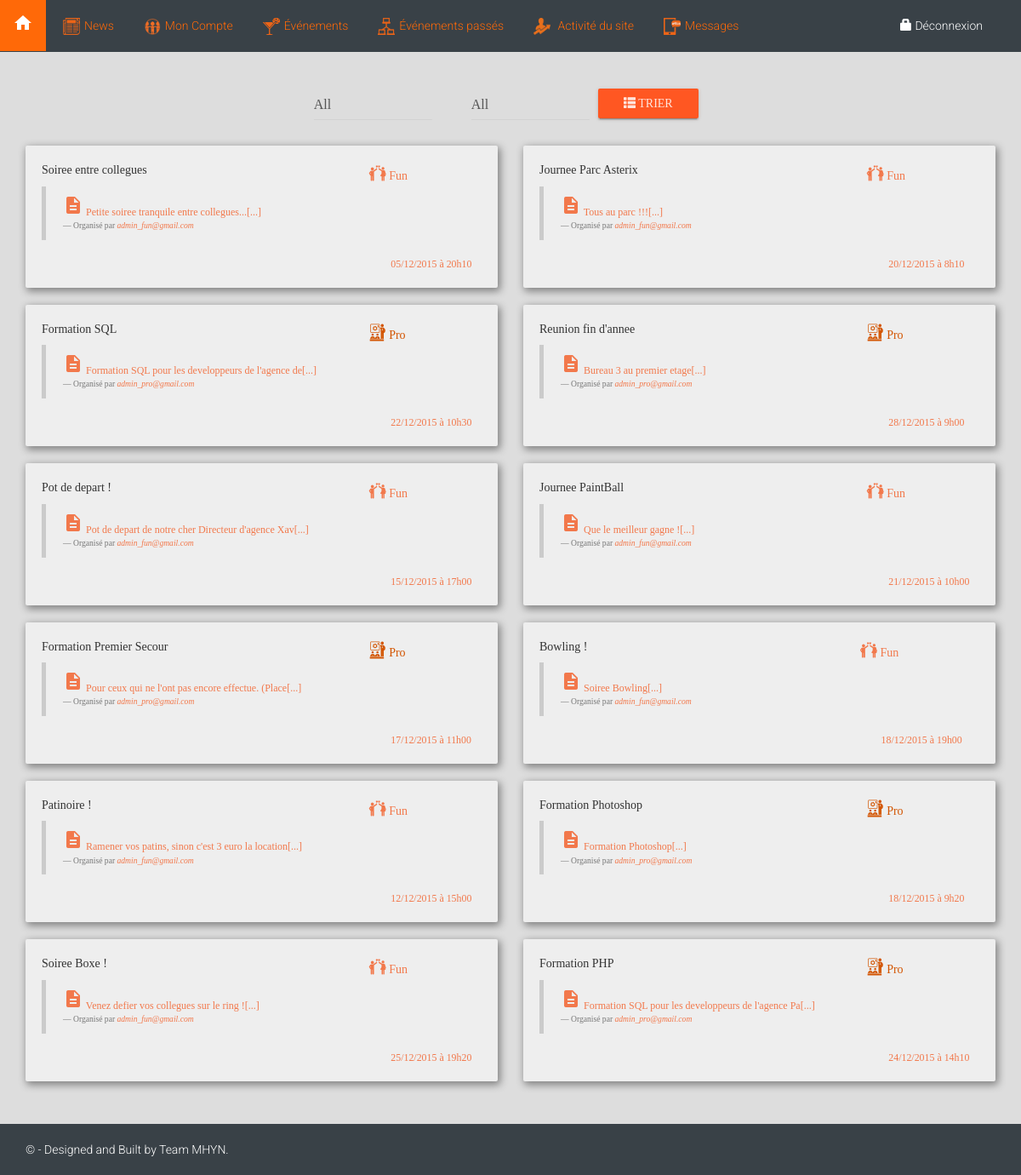
/includes/archives.php (signed in), run on the app's committed database.
### tables this page shows
CREATE TABLE evenement
(
	id INT UNSIGNED NOT NULL AUTO_INCREMENT PRIMARY KEY,
	titre VARCHAR(255) NOT NULL,
	date_evenement date NOT NULL,
	heure_evenement VARCHAR(5) NOT NULL,
	lieu VARCHAR(255) NOT NULL, 
	agence VARCHAR(50) NOT NULL,
	descriptif TEXT,
	nombre_place INT,
	nombre_participant INT DEFAULT 0,
	url TEXT,
	image VARCHAR(255),
	categorie INT DEFAULT 0,
	visio_conference INT DEFAULT 0,
	email_contact VARCHAR(255),
    id_createur INT UNSIGNED NOT NULL,
	payant INT DEFAULT 0,
	prix INT,
	date_creation DATETIME,
	date_modification DATETIME
);

### includes/archives.php (the view, shortened to what this page needs)
<html>
<?php require_once('headrecur.php'); ?>
<body style="background-color: #394147;">
  <?php require_once('headerrecur.php'); ?>
  <?php
  $req_event = $bdd->query('SELECT * FROM evenement WHERE date_evenement < Now()');
 ?>
 <div class="container-fluid" id="panneladmin" style="min-height: 86vh;">
   <div class="container-fluid col-md-6 col-md-offset-3">
    <form  method="GET" action="" name="events" class="form-horizontal">
      <div class="col-md-3 col-md-offset-1">
        <select value="Region" name="select1" id="select111" class="form-control">
          <option value="Tous">All</option>
        </select>
      </div>
      <div class="col-md-3 col-md-offset-1">
        <select name="select2" class="form-control" id="select111">
          <option name="all" value="Tous">All</option>
        </select>
    </div>
    <div class="col-md-3" style="text-align:center;">
      <button type="submit" style="" value="Afficher" class="form-group btn btn-raised btn-warning"><span class="glyphicon glyphicon-th-list" aria-hidden="true"></span> Trier</button>
    </div>
  </form>
</div>
<div class="container col-md-12" style="margin-top:15px; margin-bottom:15px">
  <div class="row">
    <?php
    while ($event = $req_event->fetch())
    {
      $date = new DateTime($event['date_evenement']);
      echo '<div class="col-md-6 foo">
      <form method="GET" action="page_event.php" class="form-horizontal" style="margin: 0;">
      <div class="well" id="clayevent" style="box-shadow: 2px 3px 10px 1px grey;">
      <div class="row">';
      echo '<button style="text-align:left; margin: 0; padding: 0;border: none; background-color: transparent;text-decoration: none; color: inherit; outline: none;" type="submit" name="id" value="'.$event['id'].'">';
      echo '<div class="col-md-8">' .utf8_encode($event['titre']). '</div>';
      if ($event['categorie'] == 1)
        echo '<div class="col-md-4" style="color: #F2784B;"><i class="flaticon-celebrating"></i> Fun</div>';
      else if ($event['categorie'] == 0)
        echo '<div class="col-md-4" style="color: #D35400;"><span class="flaticon-business112"></span> Pro</div>';
      echo '<div class="col-md-12" style="color: #F2784B;"><blockquote style="font-size: 12px"><i class="material-icons">&#xE873;</i> '. substr(utf8_encode($event['descriptif']), 0, 50) .'[...]<small>Organisé par <cite title="Source Title" style="color: #F2784B;">'. $event['email_contact'] .'</cite></small></blockquote></div>';
      echo '<div class="col-md-3 col-md-offset-9"><small style="font-family: gotham; color: #F2784B">'.$date->format('d/m/Y') . ' à '. $event['heure_evenement'] .'</small></div>';
      echo '</div>
      </div>
      </button>
      </form>
      </div>';
    } ?>
  </div>
</div>
</div>
<?php require_once('footerrecur.php'); ?>
</body>
</html>

### includes/headrecur.php (shortened to what this page needs)
<head>
	<link rel="stylesheet" href="../css/style.css">
	<link rel="stylesheet" href="../css/calend.css">
	<link rel="stylesheet" href="../css/bootstrap.css">
	<link rel="stylesheet" href="../fonts/flaticon.css">
	<link rel="stylesheet" href="../css/ripples.css">
	<link rel="stylesheet" href="../css/snackbar.css">
	<link rel="stylesheet" href="../css/bootstrap-material-design.css">
	<link rel="stylesheet" href="../css/hover.css">
	<link rel="stylesheet" href="https://maxcdn.bootstrapcdn.com/font-awesome/4.5.0/css/font-awesome.min.css">
</head>

### includes/headerrecur.php (shortened to what this page needs)
 <header>
   <div class="navbar navbar-material-light-blue-300" id="navbar" style="margin: 0; border:none">
    <div class="container-fluid">
     <div class="navbar-header">
     <a class="navbar-brand" id="bar" href="http://www.extia.fr/"><i class="material-icons">&#xE88A;</i></a>
   </div>
   <div class="navbar-collapse collapse navbar-material-light-blue-collapse">
    <ul class="nav navbar-nav">
     <li><a href="../index.php" id="a" class="a1"><img width="20" height="20" src="../img/Articles presse.png"></a></li>
     <li><a href="dashboard.php" id="a" class="a2"><img width="20" height="20" src="../img/4.png"></a></li>
     <li><a href="events.php" id="a" class="a3"><img width="20" height="20" src="../img/Coktail.png"></a></li>
     <li><a href="archives.php" id="a" class="a6"><img width="20" height="20" src="../img/Ingénieur et architecte orange.png"></a></li>
     <?php
     $req = $bdd->query('select * from utilisateur where login="'.$_SESSION['login'].'"');
     $req->setFetchMode(PDO::FETCH_OBJ);
     $result = $req->fetch();
     if ($result->role != 4)
      echo '<li><a href="activity.php" id="a" class="a4"><img width="20" height="20" src="../img/croissance.png"> </a></li>';
    ?>
    <li><a href="mailbox.php" id="a" class="a5"><img width="20" height="20" src="../img/rs.png"></a></li>
  </ul>
  <ul class="nav navbar-nav navbar-right" style="margin: 0px; padding-left: 0;">
   <li><a href="../apps/logout.php" id="ad"><span class="glyphicon glyphicon-lock" aria-hidden="true"></span> Déconnexion</a></li>
 </ul>
</div>
</div>
</div>
</header>

### includes/footerrecur.php (shortened to what this page needs)
<?php
if (isset($_SESSION['login'])) {
	echo '<footer class="footer">
	<div class="container">
	<p class="text-muted" style="margin: 0;">© - Designed and Built by Team MHYN.</p>
	</div>
	</footer>';
}
?>

### css/style.css (style rules this page uses)
body { margin: 0; padding: 0; }
#bar { background-color: #ff6908; border-bottom: 1px solid #ff6908; }
.footer { width: 100%; line-height: 60px; background-color: #394147; padding: 0; margin: 0; }
.footer p { color: white; }
#navbar { color: white; background-color: #394147; }
#navbar img { margin-left: 5px; margin-right: 5px; }
#navbar a.a1:after { content: "News"; color: #ff6908; -webkit-transition: all 0.3s ease; -moz-transition: all 0.3s ease; -o-transition: all 0.3s ease; -ms-transition: all 0.3s ease; }
#navbar a.a2:after { content: "Mon Compte"; color: #ff6908; -webkit-transition: all 0.3s ease; -moz-transition: all 0.3s ease; -o-transition: all 0.3s ease; -ms-transition: all 0.3s ease; }
#navbar a.a3:after { content: "Événements"; color: #ff6908; -webkit-transition: all 0.3s ease; -moz-transition: all 0.3s ease; -o-transition: all 0.3s ease; -ms-transition: all 0.3s ease; }
#navbar a.a4:after { content: "Activité du site"; color: #ff6908; -webkit-transition: all 0.3s ease; -moz-transition: all 0.3s ease; -o-transition: all 0.3s ease; -ms-transition: all 0.3s ease; }
#navbar a.a5:after { content: "Messages"; color: #ff6908; -webkit-transition: all 0.3s ease; -moz-transition: all 0.3s ease; -o-transition: all 0.3s ease; -ms-transition: all 0.3s ease; }
#navbar a.a6:after { content: "Événements passés"; color: #ff6908; -webkit-transition: all 0.3s ease; -moz-transition: all 0.3s ease; -o-transition: all 0.3s ease; -ms-transition: all 0.3s ease; }
html, body, .container-table { height: 100%; }
#panneladmin { padding-top: 15px; padding-bottom: 15px; background-color: #ddd; font-family: "gotham"; }
#clayevent { background-color: #eeeeee; }

### data on the page
evenement: $event['id'] 1 (drawn), titre "Soiree entre collegues", categorie 1 (drawn), descriptif "Petite soiree tranquile entre collegues...", email_contact "admin_fun@gmail.com", date_evenement "05/12/2015", heure_evenement "20h10"
evenement: $event['id'] 2 (drawn), titre "Journee Parc Asterix", categorie 1 (drawn), descriptif "Tous au parc !!!", email_contact "admin_fun@gmail.com", date_evenement "20/12/2015", heure_evenement "8h10"
evenement: $event['id'] 3 (drawn), titre "Formation SQL", categorie 0 (drawn), descriptif "Formation SQL pour les developpeurs de l'agence de", email_contact "admin_pro@gmail.com", date_evenement "22/12/2015", heure_evenement "10h30"
evenement: $event['id'] 4 (drawn), titre "Reunion fin d'annee", categorie 0 (drawn), descriptif "Bureau 3 au premier etage", email_contact "admin_pro@gmail.com", date_evenement "28/12/2015", heure_evenement "9h00"
evenement: $event['id'] 5 (drawn), titre "Pot de depart !", categorie 1 (drawn), descriptif "Pot de depart de notre cher Directeur d'agence Xav", email_contact "admin_fun@gmail.com", date_evenement "15/12/2015", heure_evenement "17h00"
evenement: $event['id'] 6 (drawn), titre "Journee PaintBall", categorie 1 (drawn), descriptif "Que le meilleur gagne !", email_contact "admin_fun@gmail.com", date_evenement "21/12/2015", heure_evenement "10h00"
evenement: $event['id'] 7 (drawn), titre "Formation Premier Secour", categorie 0 (drawn), descriptif "Pour ceux qui ne l'ont pas encore effectue. (Place", email_contact "admin_pro@gmail.com", date_evenement "17/12/2015", heure_evenement "11h00"
evenement: $event['id'] 8 (drawn), titre "Bowling !", categorie 1 (drawn), descriptif "Soiree Bowling", email_contact "admin_fun@gmail.com", date_evenement "18/12/2015", heure_evenement "19h00"
evenement: $event['id'] 9 (drawn), titre "Patinoire !", categorie 1 (drawn), descriptif "Ramener vos patins, sinon c'est 3 euro la location", email_contact "admin_fun@gmail.com", date_evenement "12/12/2015", heure_evenement "15h00"
evenement: $event['id'] 10 (drawn), titre "Formation Photoshop", categorie 0 (drawn), descriptif "Formation Photoshop", email_contact "admin_pro@gmail.com", date_evenement "18/12/2015", heure_evenement "9h20"
evenement: $event['id'] 11 (drawn), titre "Soiree Boxe !", categorie 1 (drawn), descriptif "Venez defier vos collegues sur le ring !", email_contact "admin_fun@gmail.com", date_evenement "25/12/2015", heure_evenement "19h20"
evenement: $event['id'] 12 (drawn), titre "Formation PHP", categorie 0 (drawn), descriptif "Formation SQL pour les developpeurs de l'agence Pa", email_contact "admin_pro@gmail.com", date_evenement "24/12/2015", heure_evenement "14h10"
